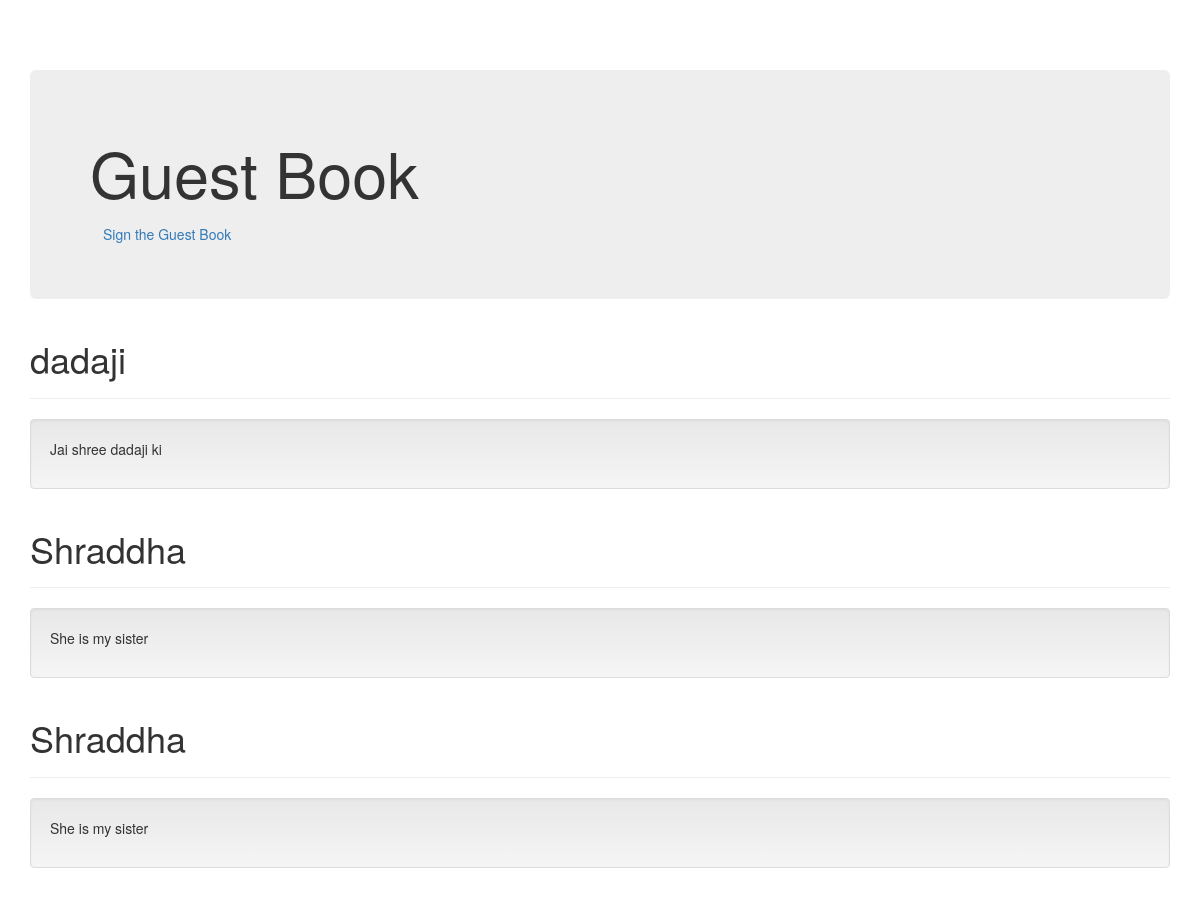
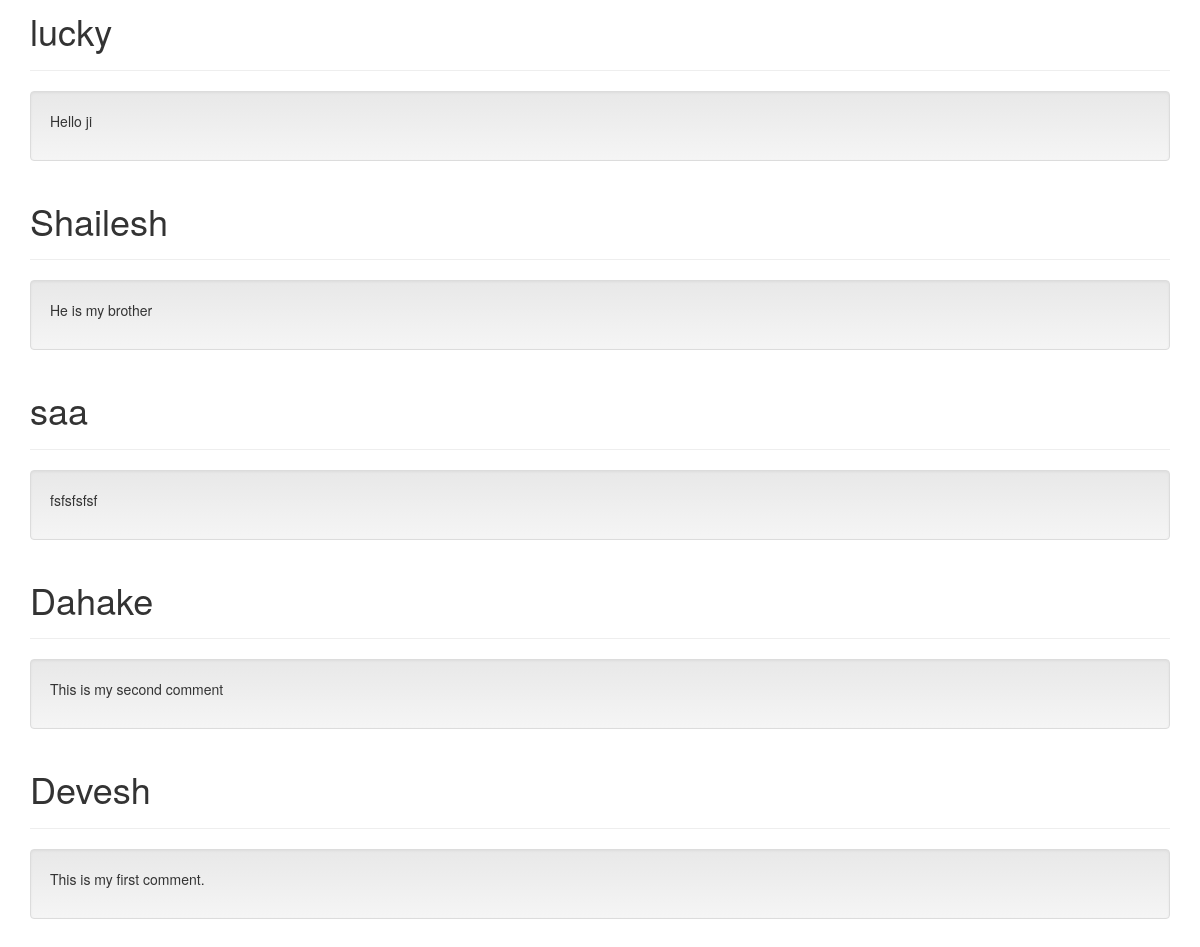
Page /guestbook/ on the committed database (2 pictures, top to bottom).
### guestbook/models.py (models this page shows, shortened)
class Comment(models.Model):
    name = models.CharField(max_length=20)
    comment = models.TextField()
    date_added = models.DateTimeField(default=timezone.now)

### guestbook/views.py (the view)
# urls.py: path('',views.index,name='index'),
def index(request):
    comments = Comment.objects.order_by('-date_added')
    context = {'comments' : comments}
    return render(request, 'guestbook/index.html', context)

### guestbook/templates/guestbook/index.html (shortened to what this page needs)
{% load static %}
<!DOCTYPE html>
<html lang="en">
  <head>
    <link href="{% static 'guestbook/bootstrap.min.css' %}" rel="stylesheet">
    <link href="{% static 'guestbook/bootstrap-theme.min.css' %}" rel="stylesheet">
    <link href="{% static 'guestbook/theme.css' %}" rel="stylesheet">
  </head>
  <body>
    <div class="container theme-showcase" role="main">
      <div class="jumbotron">
        <h1>Guest Book</h1>
        <a type="button" class="btn btn-link" href="{% url 'sign' %}">Sign the Guest Book</a>
      </div>
      {% for c in comments %}
      <div class="page-header">
        <h1>{{ c.name }}</h1>
      </div>
      <div class="well">
        <p>{{ c.comment }}</p>
      </div>
      {% endfor %}
    </div>
  </body>
</html>

### guestbook/static/guestbook/theme.css (style rules this page uses)
body { padding-top: 70px; padding-bottom: 30px; }

### rows in the picture
Comment: name "dadaji", comment "Jai shree dadaji ki"
Comment: name "Shraddha", comment "She is my sister"
Comment: name "Shraddha", comment "She is my sister"
Comment: name "lucky", comment "Hello ji"
Comment: name "Shailesh", comment "He is my brother"
Comment: name "saa", comment "fsfsfsfsf"
Comment: name "Dahake", comment "This is my second comment"
Comment: name "Devesh", comment "This is my first comment."
